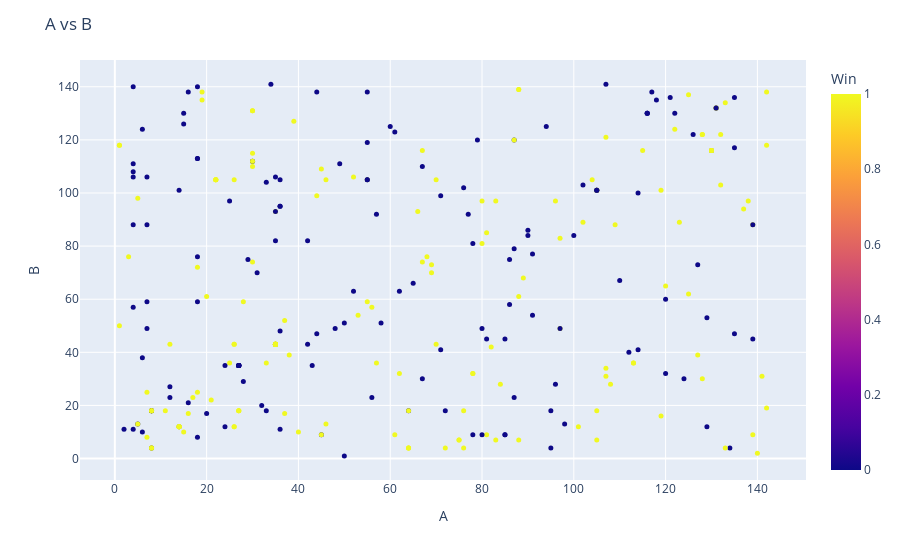

The code cell stored with this chart in its notebook:
### Markdown cell above
Visualizamos los datos de entrenamiento. (A vs B)

### Code cell
# Plot A vs B
fig = px.scatter(df_train, x='A', y='B', color='Win')
fig.update_traces(marker=dict(size=5))
fig.update_layout(title='A vs B', xaxis_title='A', yaxis_title='B')
fig.show()

### Figure 1 — Plotly figure (JSON) as saved in the notebook; plotly's stock layout.template omitted (floating-point values rounded to 4 significant figures; data arrays with more than 128 entries replaced by an {"elided": "..."} marker saying what was removed)
{"data": [{"hovertemplate": "A=%{x}<br>B=%{y}<br>Win=%{marker.color}<extra></extra>", "legendgroup": "", "marker": {"color": {"elided": "318 int values"}, "coloraxis": "coloraxis", "size": 5, "symbol": "circle"}, "mode": "markers", "name": "", "orientation": "v", "showlegend": false, "type": "scatter", "x": {"elided": "318 int values"}, "xaxis": "x", "y": {"elided": "318 int values"}, "yaxis": "y"}], "layout": {"coloraxis": {"colorbar": {"title": {"text": "Win"}}, "colorscale": [[0, "#0d0887"], [0.1111, "#46039f"], [0.2222, "#7201a8"], [0.3333, "#9c179e"], [0.4444, "#bd3786"], [0.5556, "#d8576b"], [0.6667, "#ed7953"], [0.7778, "#fb9f3a"], [0.8889, "#fdca26"], [1, "#f0f921"]]}, "legend": {"tracegroupgap": 0}, "margin": {"t": 60}, "title": {"text": "A vs B"}, "xaxis": {"anchor": "y", "domain": [0, 1], "title": {"text": "A"}}, "yaxis": {"anchor": "x", "domain": [0, 1], "title": {"text": "B"}}}}
